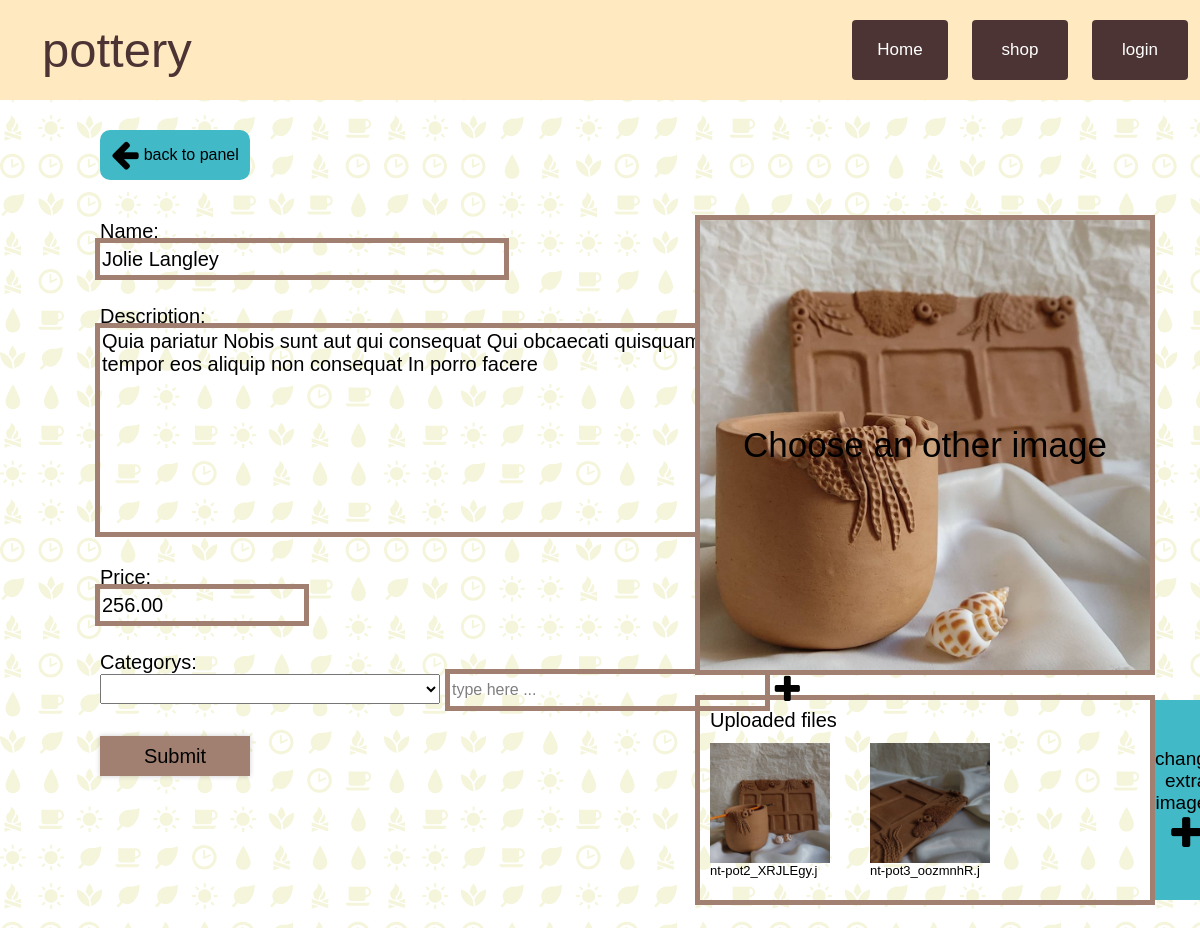
Page /users/admin_panel_edit/5 on the committed database.
### shop/models.py (models this page shows)
class Products(models.Model):
    product_id = models.AutoField(primary_key=True)
    name = models.CharField(max_length=35, null=False, unique=True)
    description = models.CharField(max_length=255)
    price = models.DecimalField(max_digits=10, decimal_places=2, default=0.)
    main_image = models.FileField(upload_to='shop/images')
    created_on = models.DateTimeField(blank=True, default=datetime.now)
    class Meta:
        db_table = 'Products'

class Pictures(models.Model):
    picture_id = models.AutoField(primary_key=True)
    image = models.FileField(upload_to='shop/images')
    product = models.ForeignKey(to=Products, on_delete=models.CASCADE)
    created_on = models.DateTimeField(blank=True, default=datetime.now)
    class Meta:
        db_table = 'Pictures'

### users/views.py (the view, shortened to what this page needs)
# urls.py: path('admin_panel_edit/<int:product_id>', admin_panel_edit, name='admin_panel_edit'),
def admin_panel_edit(request, product_id):
    if request.method == "GET":
        product = Products.objects.get(product_id=product_id)
        finalcategorys = []
        all_categories = Category.objects.all()
        productcategoryslist = []
        productcategorys = ProductsCategory.objects.filter(product=product_id)
        for c in productcategorys:
            productcategoryslist.append(c.category)
        for cat in all_categories:
            if cat in productcategoryslist:
                cat_dict = model_to_dict(cat)
                cat_dict['has_category'] = True
                finalcategorys.append(cat_dict)
            else:
                finalcategorys.append(cat)
        pictures = Pictures.objects.filter(product=product_id)
        for picture in pictures:
            picture.name = str(picture.image).strip("/shop/images/-")
        data = {
            "product" : product,
            "categorys": finalcategorys,
            "pictures": pictures,
        }
        return render(request, "users/admin_panel_edit.html", data)

### templates/users/admin_panel_edit.html (shortened to what this page needs)
{% extends 'base.html' %}
{% load static %}
{% block head_css %}
<link rel="stylesheet" type="text/css" href="{%  static  '/css/base.css'  %}" />
<link rel="stylesheet" type="text/css" href='{%  static  "css/add_product.css"  %}' />
<link rel="stylesheet" type="text/css" href='{%  static  "css/admin_panel_edit.css"  %}' />
{% endblock %}
{% block content %}
<body style="background-image: url({% static 'images/Icon_grid.svg' %});">
    <a class="back_btn" href="{% url 'admin_panel' %}"><i class="fa fa-arrow-left fa-2x"></i>back to panel</a>
    <form action="/users/admin_panel_edit/{{ product.product_id }}" method="POST" enctype="multipart/form-data" class="form">
        <div class="left">
            <div class="field">
                <label for="id_name" class="label">Name:</label>
                <input type="text" name="name" maxlength="50" id="id_name" class="text_field name_field" value="{{ product.name }}">
            </div>
            <div class="field">
                <label for="id_description" class="label">Description:</label>
                <textarea rows="4" cols="50" name="description" maxlength="255" id="id_description" class="text_field" style="resize: none;">{{ product.description }}</textarea>
            </div>
            <div class="field">
                <label for="id_price" class="label">Price:</label>
                <input type="number" name="price" value="{{ product.price }}" step="0.01" min="0.0" id="id_price" class="number_field">
            </div>
            <div class="field">
                <label class="label">Categorys:</label>
                <div id="cat_div">
                    <div class="limit_wrap">
                        <div class="select_cat" id="select">
                            <select class="text_field select_cat">
                            </select>
                            <div class="overSelect"></div>
                        </div>
                    </div>
                    <input type="text" maxlength="35" id="new_option" class="text_field new_option" placeholder="type here ...">
                    <div id="add_category"><i class="fa fa-plus fa-2x"></i></div>
                </div>
            </div>
            <input type="submit" class="submit_button">
        </div>
        <div class="right">
            <div class="field res">
                <div class="main_image_preview">
                    <img src="{{ MEDIA_URL }}{{ product.main_image }}" alt=" " class="main_preview_img" id="main_preview_img">
                    <span style="z-index: 2; font-size: 35px;" class="main_preview_span">Choose an other image</span>
                </div>
            </div>
            <div class="field res extra">
                <div class="extra_image_preview">
                    <div class="images_container" id="images_container">
                        <h class="note1">Uploaded files</h>
                        <div class="wrap_holder">
                            {% for picture in pictures %}
                                <div class="holder">
                                    <div>
                                        <img class="extra_preview_img" src="{{ MEDIA_URL }}{{ picture.image }}">
                                        <div class="figcapholder">
                                            <figcaption class="figcap">{{ picture.name }}</figcaption>
                                        </div>
                                    </div>
                                 </div>
                            {% endfor %}
                        </div>
                    </div>
                </div>
                <div class="test">
                    <div class="before_upload">
                        <span class="extra_preview_span">change<br>extra<br>images<br><i class="fa fa-plus fa-2x" style="vertical-align: sub;"></i></span>
                </div>
                </div>
            </div>
        </div>
    </form>
    <br><br><br>
</body>
{% endblock %}

### static/css/base.css (style rules this page uses)
* { font-family: "Avant Garde", Avantgarde, "Century Gothic", CenturyGothic, "AppleGothic", sans-serif; }
body { margin: 0px; background-size: 100%; position: relative; }
html { scroll-behavior: smooth; }

### static/css/add_product.css (style rules this page uses)
.form { height: 700px; display: flex; }
.field { margin-top: 30px; padding-left: 100px; }
.left { width: 50%; }
.right { width: 50%; height: 600px; }
.options_txt, .note, textarea, .extra_image_preview, .main_image_preview, input, .submit_button, .label { font-size: 20px; }
.text_field { height: 30px; color: black; }
.name_field { width: 400px; }
textarea, input:focus { outline-style: solid; outline-width: 5px; outline-color: #A18072; }
.number_field { width: 200px; height: 30px; }
input, label { display:block; }
textarea, .main_image_preview, input { outline-style: solid; outline-width: 5px; outline-color: #A18072; background: none; box-shadow: 0 0 5px 0 rgba(0, 0, 0, 0.2); position: relative; overflow: hidden; border: none; }
.main_image_preview { width: 450px; height: 450px; display: flex; align-items: center; justify-content: center; }
.extra_image_preview { width: 450px; height: 200px; outline-style: solid; outline-width: 5px; outline-color: #A18072; }
.figcapholder { max-width: 120px; overflow: hidden; }
.figcap { font-size: 13px; }
.images_container { margin-left: 10px; grid-area: img; overflow: auto; grid-template-columns: 150px 150px 150px; grid-gap: 3px; }
.note1 { grid-area: text; margin-top: auto; margin-bottom: auto; }
.before_upload { width: inherit; height: inherit; display: flex; justify-content: center; align-items: center; margin: auto; }
.main_preview_span { position: absolute; font-size: 30px; width: 100%; display: flex; justify-content: center; z-index: 1; }
.extra_preview_span { font-size: 19px; }
#id_description { height: 200px; }
.submit_button { height: 40px; width: 150px; margin-top: 30px; margin-left: 100px; cursor: pointer; outline: none; background-color: #A18072; }
.main_preview_img { position: absolute; width: 100%; height: 100%; z-index: 2; }
.extra_preview_img { width: 120px; height: 120px; opacity: 1; display: flex; position: relative; }
#cat_div { width: 700px; display: flex; }
.new_option { font-size: 16px; margin-left: 10px; width: 350px; }
::placeholder { color: black; opacity: 0.5; }
.select_cat { width: 340px; }
.select_cat { position: relative; width: 340px; }
.overSelect { position: absolute; left: 0; right: 0; top: 0; bottom: 0; }
#add_category { cursor: pointer; height: 32px; z-index: 2; margin-left: 10px; }
.limit_wrap { width: 340px; }
.back_btn { margin: 30px 0 10px 100px; color: black; text-decoration: none; gap: 5px; display: flex; background: rgb(65 185 199); border-radius: 10px; border: 0; text-align: center; justify-content: center; align-items: center; width: 150px; height: 50px; }

### static/css/admin_panel_edit.css (style rules this page uses)
.back_btn { margin: 30px 0 10px 100px; color: black; text-decoration: none; gap: 5px; display: flex; background: rgb(65 185 199); border-radius: 10px; border: 0; text-align: center; justify-content: center; align-items: center; width: 150px; height: 50px; }
.extra_image_preview { display: inline-block; }
.before_upload { height: 200px; }
.holder { display: inline-block; display: grid; grid-template-columns: 1fr 1fr 1fr; gap: 20px; }
.images_container { height: 100%; overflow-y: hidden; overflow-x: hidden; padding: 0; display: grid; grid-template-rows: 20% 80%; grid-template-columns: none; }
.test { display: inline-block; position: absolute; margin-left: 5px; background-color: #41B9C7; border-top-right-radius: 10px; border-bottom-right-radius: 10px; }
.right { height: fit-content; }
.extra_preview_span { text-align: center; }
.note1 { grid-column: 1 / span 1; grid-row: 1 / span 1; }
.wrap_holder { width: 100%; grid-row: 2 / span 1; display: grid; grid-template-columns: 1fr 1fr 1fr; overflow-x: auto; overflow-y: auto; }

### rows in the picture
Products: name "Jolie Langley", description "Quia pariatur Nobis sunt aut qui consequat Qui obcaecati quisquam tempor eos aliquip non consequat In porro facere", price "256.00", main_image (picture)
Pictures: image (picture), name "nt-pot2_XRJLEgy.j"
Pictures: image (picture), name "nt-pot3_oozmnhR.j"
